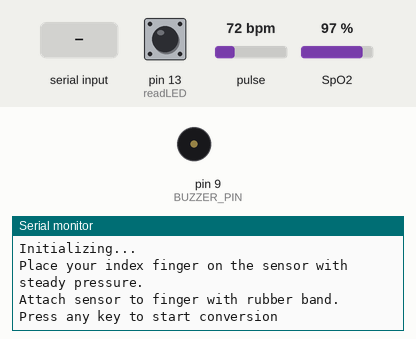
The sketch below on a simulated Arduino Uno, built with avr-gcc and run on an emulated ATmega328P. Parts: buzzer (waves = sounding, pin HIGH), the last lines printed to the serial monitor. The inputs (shaded band) are chosen by the test bench; at power-on: pin 13 (readLED) HIGH, pulse 72 bpm, SpO2 97 %.

Above: at 0.9 s.
1.0 s: "1" received over Serial
At 1.07 s:
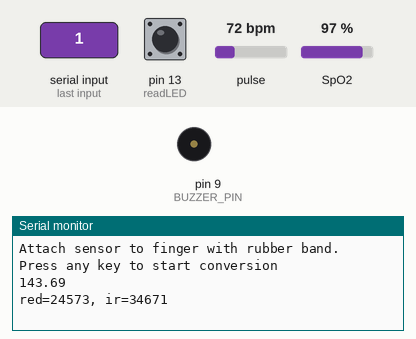
At 2.8 s:
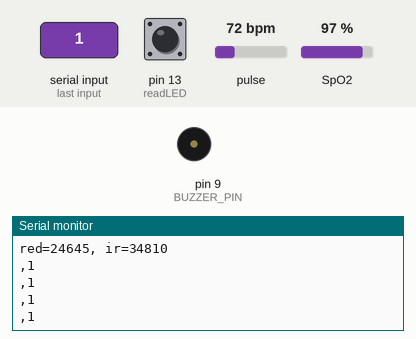
Timing chart, 0 to 4.3 s (numbered marks = the images above; inputs shaded):
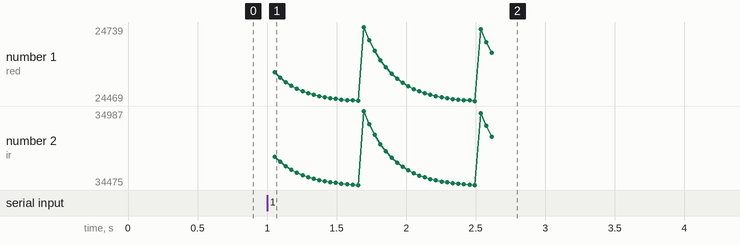

Measured:
- after the input at 1.0 s, the serial monitor: prints a new line at once (image 1)

The sketch:

MiniMonitor.ino
```cpp
#include <Wire.h>
#include "MAX30105.h"
#include "heartRate.h"
#include "spo2_algorithm.h"

#define SAMPLE_RATE 125
#define BAUD_RATE 115200
#define INPUT_PIN A0
#define BUZZER_PIN 9

MAX30105 particleSensor;

#define MAX_BRIGHTNESS 255

#if defined(__AVR_ATmega328P__) || defined(__AVR_ATmega168__)
//Arduino Uno doesn't have enough SRAM to store 100 samples of IR led data and red led data in 32-bit format
//To solve this problem, 16-bit MSB of the sampled data will be truncated. Samples become 16-bit data.
uint16_t irBuffer[100]; //infrared LED sensor data
uint16_t redBuffer[100];  //red LED sensor data
#else
uint32_t irBuffer[100]; //infrared LED sensor data
uint32_t redBuffer[100];  //red LED sensor data
#endif

int32_t bufferLength; //data length
int32_t spo2; //SPO2 value
int8_t validSPO2; //indicator to show if the SPO2 calculation is valid
int32_t heartRate; //heart rate value
int8_t validHeartRate; //indicator to show if the heart rate calculation is valid

byte pulseLED = 11; //Must be on PWM pin
byte readLED = 13; //Blinks with each data read

const byte RATE_SIZE = 4; //Increase this for more averaging. 4 is good.
byte rates[RATE_SIZE]; //Array of heart rates
byte rateSpot = 0;
long lastBeat = 0; //Time at which the last beat occurred

float beatsPerMinute;
int beatAvg;

void setup() {

  pinMode(BUZZER_PIN, OUTPUT); // Set buzzer - pin 9 as an output

  // Serial connection begin
  Serial.begin(BAUD_RATE);
  Serial.println("Initializing...");

  // Initialize MAX30102 sensor
  if (!particleSensor.begin(Wire, I2C_SPEED_FAST)) //Use default I2C port, 400kHz speed
  {
    Serial.println("MAX30105 was not found. Please check wiring/power. ");
    while (1);
  }
  Serial.println("Place your index finger on the sensor with steady pressure.");

  particleSensor.setup(); //Configure sensor with default settings
  particleSensor.setPulseAmplitudeRed(0x0A); //Turn Red LED to low to indicate sensor is running
  particleSensor.setPulseAmplitudeGreen(0); //Turn off Green LED

  Serial.println(F("Attach sensor to finger with rubber band. Press any key to start conversion"));
  while (Serial.available() == 0) ; //wait until user presses a key
  Serial.read();

  byte ledBrightness = 60; //Options: 0=Off to 255=50mA
  byte sampleAverage = 4; //Options: 1, 2, 4, 8, 16, 32
  byte ledMode = 2; //Options: 1 = Red only, 2 = Red + IR, 3 = Red + IR + Green
  byte sampleRate = 100; //Options: 50, 100, 200, 400, 800, 1000, 1600, 3200
  int pulseWidth = 411; //Options: 69, 118, 215, 411
  int adcRange = 4096; //Options: 2048, 4096, 8192, 16384

  particleSensor.setup(ledBrightness, sampleAverage, ledMode, sampleRate, pulseWidth, adcRange); //Configure sensor with these settings

}

void loop() {
  // Calculate elapsed time
  static unsigned long past = 0;
  unsigned long present = micros();
  unsigned long interval = present - past;
  past = present;

  // Run timer
  static long timer = 0;
  timer -= interval;

 // Sample
  if(timer < 0){
    timer += 1000000 / SAMPLE_RATE;
    float sensor_value = analogRead(INPUT_PIN);
    float signal = ECGFilter(sensor_value);
    Serial.println(signal);
    if(signal >= 150){
      tone(BUZZER_PIN, 1000); // Send 1KHz sound signal...
      delay(10);
      noTone(BUZZER_PIN);     // Stop sound...
      }
    }


  bufferLength = 40; //buffer length of 100 stores 4 seconds of samples running at 25sps

  //read the first 100 samples, and determine the signal range
  for (byte i = 0 ; i < bufferLength ; i++)
  {
    while (particleSensor.available() == false) //do we have new data?
      particleSensor.check(); //Check the sensor for new data

    redBuffer[i] = particleSensor.getRed();
    irBuffer[i] = particleSensor.getIR();
    particleSensor.nextSample(); //We're finished with this sample so move to next sample

    Serial.print(F("red="));
    Serial.print(redBuffer[i], DEC);
    Serial.print(F(", ir="));
    Serial.println(irBuffer[i], DEC);
  }

  //calculate heart rate and SpO2 after first 100 samples (first 4 seconds of samples)
  maxim_heart_rate_and_oxygen_saturation(irBuffer, bufferLength, redBuffer, &spo2, &validSPO2, &heartRate, &validHeartRate);

  //Continuously taking samples from MAX30102.  Heart rate and SpO2 are calculated every 1 second
  while (1)
  {
    //dumping the first 25 sets of samples in the memory and shift the last 75 sets of samples to the top
    for (byte i = 10; i < 40; i++)
    {
      redBuffer[i - 10] = redBuffer[i];
      irBuffer[i - 40] = irBuffer[i];
    }

    //take 25 sets of samples before calculating the heart rate.
    for (byte i = 30; i < 40; i++)
    {
      while (particleSensor.available() == false) //do we have new data?
        particleSensor.check(); //Check the sensor for new data

      digitalWrite(readLED, !digitalRead(readLED)); //Blink onboard LED with every data read

      redBuffer[i] = particleSensor.getRed();
      irBuffer[i] = particleSensor.getIR();
      particleSensor.nextSample(); //We're finished with this sample so move to next sample

      //send samples and calculation result to terminal program through UART

      Serial.print(",");
      Serial.println(validSPO2, DEC);
    }

    //After gathering 25 new samples recalculate HR and SP02
    maxim_heart_rate_and_oxygen_saturation(irBuffer, bufferLength, redBuffer, &spo2, &validSPO2, &heartRate, &validHeartRate);
  }


  }


float ECGFilter(float input)
{
  float output = input;
  {
    static float z1, z2; // filter section state
    float x = output - 0.70682283 * z1 - 0.15621030 * z2;
    output = 0.28064917 * x + 0.56129834 * z1 + 0.28064917 * z2;
    z2 = z1;
    z1 = x;
  }
  {
    static float z1, z2; // filter section state
    float x = output - 0.95028224 * z1 - 0.54073140 * z2;
    output = 1.00000000 * x + 2.00000000 * z1 + 1.00000000 * z2;
    z2 = z1;
    z1 = x;
  }
  {
    static float z1, z2; // filter section state
    float x = output - -1.95360385 * z1 - 0.95423412 * z2;
    output = 1.00000000 * x + -2.00000000 * z1 + 1.00000000 * z2;
    z2 = z1;
    z1 = x;
  }
  {
    static float z1, z2; // filter section state
    float x = output - -1.98048558 * z1 - 0.98111344 * z2;
    output = 1.00000000 * x + -2.00000000 * z1 + 1.00000000 * z2;
    z2 = z1;
    z1 = x;
  }
  return output;
}
```
